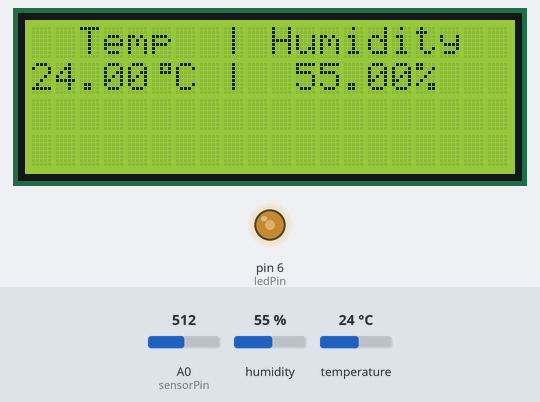
A sketch run on a simulated Arduino Uno, built with avr-gcc and run on an emulated ATmega328P. Shown: 20×4 character LCD, output pins drawn as LEDs (lit = HIGH). Dashed ring = blinking. Inputs (shaded band) come from the test bench; at power-on: A0 (sensorPin) = 512, humidity 55 %, temperature 24 °C. The local clock reads 2024-03-15 10:24:30 at power-on unless the sketch sets it; storage starts empty; what the sketch prints to the serial monitor is not drawn.

Above: at 1.2 s.
1.3 s: A0 (sensorPin) set to 306
At 2.9 s:
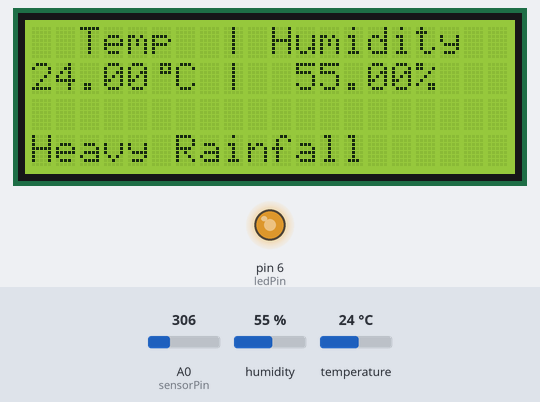
5.0 s: A0 (sensorPin) set to 336
At 8.5 s:
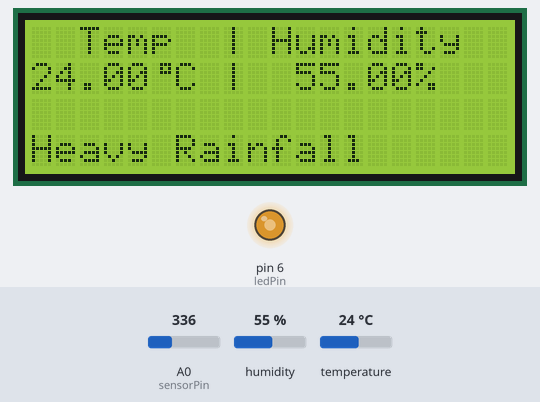
8.8 s: A0 (sensorPin) set to 355
At 13.4 s:
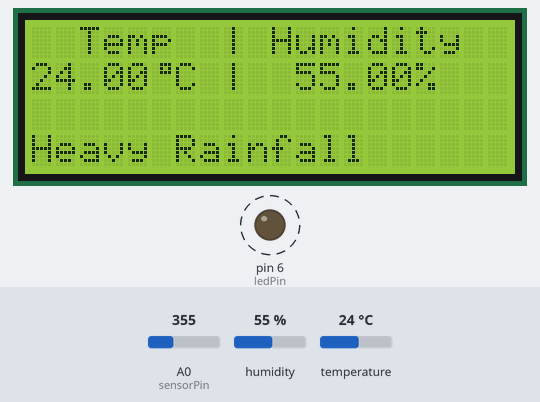
17.5 s: A0 (sensorPin) set to 735
26.1 s: A0 (sensorPin) set to 743
30.1 s: A0 (sensorPin) set to 900
At 35.6 s:
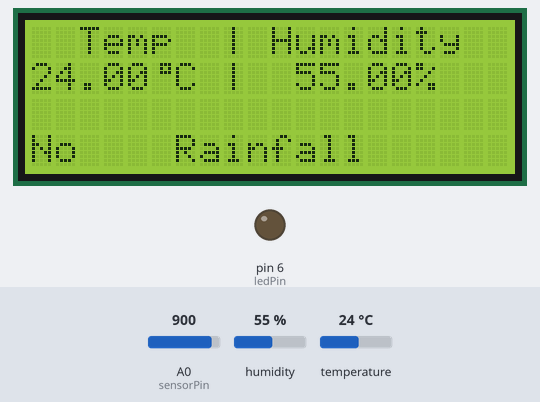
Timing chart, 0 to 37.1 s (numbered marks = the images above; inputs shaded):
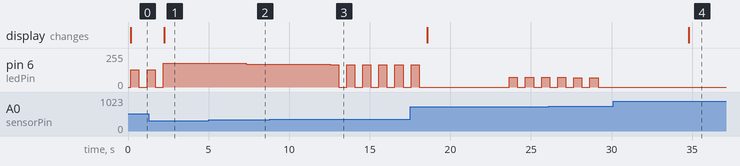

The sketch:

microPProject.ino
```cpp
/*
 * Program to demonstrate Data Logging/Visualisation using Arduino
 *
 * ###Connection with SD card module###
 * Vcc->5V
 * Gnd->Gnd
 * MISO->pin 12
 * MOSI->pin 1
 * SCK-> pin 13
 * CS-> pin 4
 *
 * ###Connection with DS3231###
 * Vcc->5V
 * Gns->Gnd
 * SCL->pin A5
 * SDA-> pin A4
 *
 * ###Connection with DT11###
 * Vcc->5V
 * Gnd->Gnd
 * Out-> pin 7
 */

#include <DS3231.h> //Library for RTC module (Download from Link in article)
#include <SPI.h> //Library for SPI communication (Pre-Loaded into Arduino)
#include <SD.h> //Library for SD card (Pre-Loaded into Arduino)
#include <dht.h> //Library for dht11 Temperature and Humidity sensor (Download from Link in article)
#include <LiquidCrystal_I2C.h>
#include "RTClib.h"

RTC_DS3231 rtc;

char daysOfTheWeek[7][12] = {"Sunday", "Monday", "Tuesday", "Wednesday", "Thursday", "Friday", "Saturday"};

#define DHT11_PIN 7 //Sensor output pin is connected to pin 7
#define ledPin 6
#define sensorPin A0

dht DHT; //Sensor object named as DHT
const int chipSelect = 4; //SD card CS pin connected to pin 4 of Arduino
LiquidCrystal_I2C lcd(0x3F,20,4);  // set the LCD address to 0x27 for a 16 chars and 2 line display

// Init the DS3231 using the hardware interface

//DS3231  rtc(SDA, SCL);
Time t;
int sensorValue;

byte degree_symbol[8] =
              {
                0b00111,
                0b00101,
                0b00111,
                0b00000,
                0b00000,
                0b00000,
                0b00000,
                0b00000
              };

void setup()
{

  lcd.init();
  lcd.backlight();
  lcd.setCursor(0,0);
  // Setup Serial connection

  Serial.begin(9600);

  Initialize_SDcard();

  rtc.begin();

  rtc.adjust(DateTime(F(__DATE__), F(__TIME__)));
    // This line sets the RTC with an explicit date & time, for example to set
    // January 21, 2014 at 3am you would call:
  //rtc.adjust(DateTime(2023, 3, 29, 13, 23, 0));

  pinMode(ledPin, OUTPUT);
  digitalWrite(ledPin, LOW);
}


void loop()
{
  Read_DHT11();

  Write_SDcard();

  lcd.setCursor(0, 0);
  lcd.print("  Temp");
  lcd.setCursor(8,0);
  lcd.print("|");
  lcd.print(" Humidity");
  lcd.setCursor(0,1);
  lcd.print(DHT.temperature);
  lcd.createChar(1, degree_symbol);
  lcd.setCursor(5,1);
  lcd.write(1);
  lcd.setCursor(6,1);
  lcd.print("C");
  lcd.setCursor(8,1);
  lcd.print("|  ");
  lcd.print(DHT.humidity);
  lcd.print("%");

  lcd.setCursor(0,3);
  if(readSensor()<50)
  {
    lcd.setCursor(0,3);
    lcd.print("No    Rainfall");
  }
  else if((readSensor()>70)&&(readSensor()<170))
  {
    lcd.setCursor(0,3);
    lcd.print("Light Rainfall");
  }
  else
  {
    lcd.setCursor(0,3);
    lcd.print("Heavy Rainfall");
  }

  DateTime now = rtc.now();

    Serial.print(now.year(), DEC);
    Serial.print('/');
    Serial.print(now.month(), DEC);
    Serial.print('/');
    Serial.print(now.day(), DEC);
    Serial.print(" (");
    Serial.print(daysOfTheWeek[now.dayOfTheWeek()]);
    Serial.print(") ");
    Serial.print(now.hour(), DEC);
    Serial.print(':');
    Serial.print(now.minute(), DEC);
    Serial.print(':');
    Serial.print(now.second(), DEC);
    Serial.println();

  delay(5000); //Wait for 5 seconds before writing the next data

}


int readSensor() {
  sensorValue = analogRead(sensorPin);  // Read the analog value from sensor
  int outputVoltage = map(sensorValue, 0, 1023, 255, 0); // map the 10-bit data to 8-bit data

  Serial.print("Sensor Reading = ");
  Serial.println(sensorValue);
  Serial.print("Initial output voltage = ");
  Serial.println(outputVoltage);
  Serial.println(" ");


  if(outputVoltage<50)
  {
    analogWrite(ledPin, 0);
    outputVoltage = 0;
  }
  else if((outputVoltage>=70)&&(outputVoltage<170))
  {
    analogWrite(ledPin, outputVoltage); // generate PWM signal
    delay(500);                      // wait for a second
    analogWrite(ledPin, 0); // generate PWM signal
    delay(500);                     // wait for a second
    analogWrite(ledPin, outputVoltage); // generate PWM signal
    delay(500);                      // wait for a second
    analogWrite(ledPin, 0); // generate PWM signal
    delay(500);
  }
  else if(outputVoltage>=170)
  {
     analogWrite(ledPin, outputVoltage); // generate PWM signal
  }

  //analogWrite(ledPin, outputVoltage); // generate PWM signal
  return outputVoltage;             // Return analog moisture value
}
void Write_SDcard()
{
  File dataFile = SD.open("LoggerCD.txt", FILE_WRITE);

  if (dataFile)
  {
    DateTime now = rtc.now();

    dataFile.print(now.year(), DEC);
    dataFile.print("-");
    dataFile.print(now.month(), DEC);
    dataFile.print("-");
    dataFile.print(now.day(), DEC); //Store date on SD card
    dataFile.print(","); //Move to next column using a ","

    dataFile.print(now.hour(), DEC);
    dataFile.print(":");
    dataFile.print(now.minute(), DEC);
    dataFile.print(":");
    dataFile.print(now.second(), DEC);
    dataFile.print(","); //Move to next column using a ","

    dataFile.print(DHT.temperature); //Store date on SD card
    dataFile.print(","); //Move to next column using a ","

    dataFile.print(DHT.humidity); //Store date on SD card
    dataFile.print(","); //Move to next column using a ","

    dataFile.print(sensorValue);
    //dataFile.print(",");

    dataFile.println(); //End of Row move to next row
    dataFile.close(); //Close the file
  }

  else
  Serial.println("OOPS!! SD card writing failed");
}

void Initialize_SDcard()
{
  if (!SD.begin(chipSelect))
  {
    Serial.println("Card failed, or not present");
    return;
  }
  File dataFile = SD.open("LoggerCD.txt", FILE_WRITE);

  if (dataFile)
  {
    dataFile.println("Date,Time,Temperature,Humidity,Rainfall"); //Write the first row of the excel file
    dataFile.close();
  }
}

void Read_DHT11()
{
  int chk = DHT.read11(DHT11_PIN);
}
```

Measured:
- the behaviour switches between 345 and 346 on A0 (sensorPin) (found by bisection; images 2 and 3)
- after the input at 1.3 s, the display: changes after 0.96 s (image 1)
- after the input at 5.0 s, pin 6 (ledPin): 179/255 → 172/255 after 2.3 s
- after the input at 8.8 s, pin 6 (ledPin): alternates 167/255 for 0.50 s and 0/255 for 0.50 s, starting after 3.8 s
- after the input at 30.1 s, pin 6 (ledPin): stops changing and stays 0/255; the display: changes after 4.7 s (image 4)
